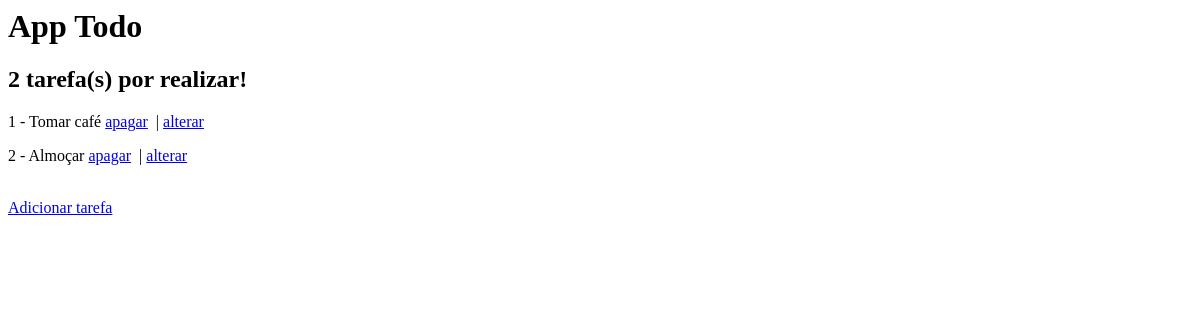
The page /todo/ on the database as committed earlier.
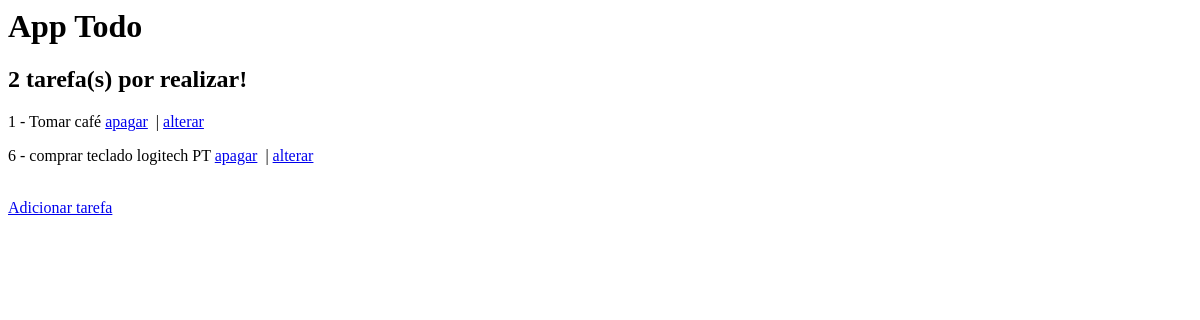
The same page on the database as committed later.
### todo/models.py (models this page shows, shortened)
class Tarefa(models.Model):
    titulo = models.CharField('título',max_length=100) #,unique=True
    realizado = models.BooleanField(default=False)
    data = models.DateTimeField(auto_now_add=True) # data automaticamente inserida pelo próprio sistema

### todo/views.py (the view)
# urls.py: path('', views.mostrar_tarefas, name='mostrar_tarefas'),
def mostrar_tarefas(request):
    tarefas = Tarefa.objects.all()
    return render(request, "todo/home.html", {'tarefas':tarefas})

### todo/templates/todo/home.html (shortened to what this page needs)
<h1>App Todo</h1>
<h2>{{ tarefas | length }} tarefa(s) por realizar!</h2>
{% for x in tarefas %}
  <p>{{ x.id }} - {{ x.titulo }}
    <a href="{% url 'todo:eliminar_tarefa' x.id %}">apagar</a>
    &nbsp;|
    <a href="{% url 'todo:alterar_tarefa' x.id %}">alterar</a>
  </p>
{% endfor %}
<a href="{% url 'todo:inserir_tarefa' %}">Adicionar tarefa</a>

Rows that differ between the two databases and show on the page:
removed Tarefa: id "2", titulo "Almoçar"
added Tarefa: id "6", titulo "comprar teclado logitech PT"
